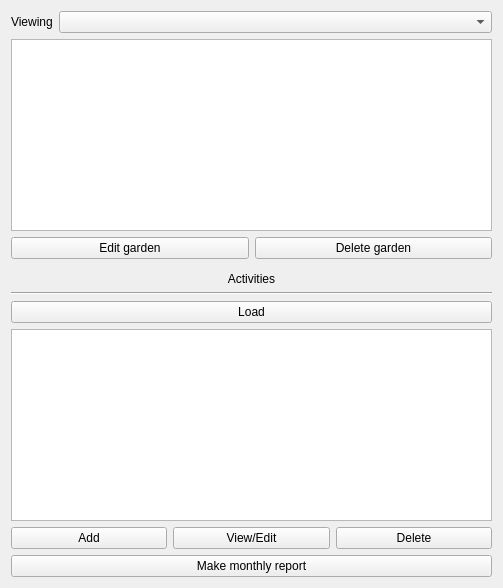
<?xml version="1.0" encoding="UTF-8"?>
<ui version="4.0">
 <class>ViewGardens</class>
 <widget class="QWidget" name="ViewGardens">
  <property name="geometry">
   <rect>
    <x>0</x>
    <y>0</y>
    <width>503</width>
    <height>588</height>
   </rect>
  </property>
  <property name="windowTitle">
   <string>Form</string>
  </property>
  <layout class="QVBoxLayout" name="verticalLayout">
   <item>
    <layout class="QHBoxLayout" name="horizontalLayout">
     <item>
      <widget class="QLabel" name="label_viewing">
       <property name="sizePolicy">
        <sizepolicy hsizetype="Preferred" vsizetype="Preferred">
         <horstretch>0</horstretch>
         <verstretch>0</verstretch>
        </sizepolicy>
       </property>
       <property name="text">
        <string>Viewing</string>
       </property>
      </widget>
     </item>
     <item>
      <widget class="QComboBox" name="comboBox_currentGarden">
       <property name="sizePolicy">
        <sizepolicy hsizetype="MinimumExpanding" vsizetype="Fixed">
         <horstretch>0</horstretch>
         <verstretch>0</verstretch>
        </sizepolicy>
       </property>
      </widget>
     </item>
    </layout>
   </item>
   <item>
    <widget class="QListWidget" name="listWidget_plants"/>
   </item>
   <item>
    <layout class="QHBoxLayout" name="horizontalLayout_2">
     <item>
      <widget class="QPushButton" name="pushButton_editGarden">
       <property name="text">
        <string>Edit garden</string>
       </property>
      </widget>
     </item>
     <item>
      <widget class="QPushButton" name="pushButton_deleteGarden">
       <property name="text">
        <string>Delete garden</string>
       </property>
      </widget>
     </item>
    </layout>
   </item>
   <item>
    <widget class="QLabel" name="label_activities">
     <property name="sizePolicy">
      <sizepolicy hsizetype="Preferred" vsizetype="MinimumExpanding">
       <horstretch>0</horstretch>
       <verstretch>0</verstretch>
      </sizepolicy>
     </property>
     <property name="text">
      <string>Activities</string>
     </property>
     <property name="alignment">
      <set>Qt::AlignBottom|Qt::AlignHCenter</set>
     </property>
    </widget>
   </item>
   <item>
    <widget class="Line" name="line">
     <property name="orientation">
      <enum>Qt::Horizontal</enum>
     </property>
    </widget>
   </item>
   <item>
    <widget class="QPushButton" name="pushButton_loadActivities">
     <property name="text">
      <string>Load</string>
     </property>
    </widget>
   </item>
   <item>
    <widget class="QListWidget" name="listWidget_activities"/>
   </item>
   <item>
    <layout class="QHBoxLayout" name="horizontalLayout_3">
     <item>
      <widget class="QPushButton" name="pushButton_addActivity">
       <property name="text">
        <string>Add</string>
       </property>
      </widget>
     </item>
     <item>
      <widget class="QPushButton" name="pushButton_editActivity">
       <property name="text">
        <string>View/Edit</string>
       </property>
      </widget>
     </item>
     <item>
      <widget class="QPushButton" name="pushButton_deleteActivity">
       <property name="text">
        <string>Delete</string>
       </property>
      </widget>
     </item>
    </layout>
   </item>
   <item>
    <layout class="QHBoxLayout" name="calendarWindow"/>
   </item>
   <item>
    <widget class="QPushButton" name="pushButton_printReport">
     <property name="text">
      <string>Make monthly report</string>
     </property>
    </widget>
   </item>
  </layout>
 </widget>
 <resources/>
 <connections/>
</ui>
